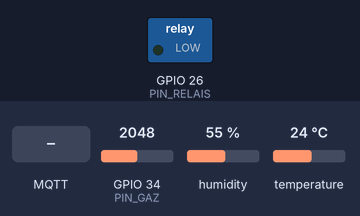
The sketch below on a simulated ESP32. Shown: switched loads named in the sketch (green lamp = pin HIGH). The test bench sets the inputs (shaded band); at power-on: GPIO 34 (PIN_GAZ) = 2048, humidity 55 %, temperature 24 °C. WiFi joins after 1.5 s; servers stay silent unless stated; no MQTT or app messages arrive unless stated; what the sketch prints to the serial monitor is not drawn.

Above: at 2.9 s.
3.0 s: MQTT message "ON" arrives on the first subscribed topic
At 3.3 s:
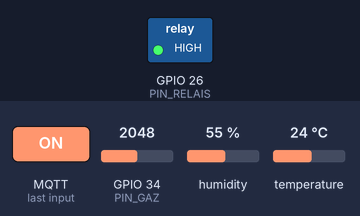
4.5 s: MQTT message "1" arrives on the first subscribed topic
At 5.7 s:
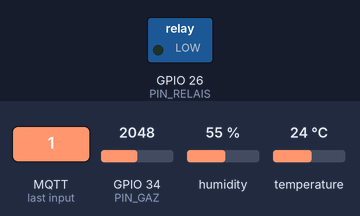
Timing chart, 0 to 7.5 s (numbered marks = the images above; inputs shaded):
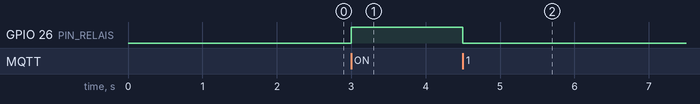

Measured:
- after the input at 3.0 s, GPIO 26 (PIN_RELAIS): LOW → HIGH at once
- after the input at 4.5 s, GPIO 26 (PIN_RELAIS): HIGH → LOW at once

The sketch:

esp32_mqtt_lab.ino
```cpp
// IoT MQTT Lab - ESP32 + DHT22 + MQ gaz + relais pompe
// Bibliotheques : PubSubClient (Nick O'Leary), DHT sensor library (Adafruit)
#include <WiFi.h>
#include <PubSubClient.h>
#include <DHT.h>

// ======== A MODIFIER ========
const char* WIFI_SSID = "Wifi_IoT";
const char* WIFI_PASS = "AAA111BBB";
const char* BROKER_IP = "192.168.1.52";   // IP du PC (hotspot Windows)
// ==============================
#define PIN_DHT    4
#define PIN_GAZ    34
#define PIN_RELAIS 26
#define RELAIS_ON  HIGH   // mettre LOW si le module relais est actif a l'etat bas

WiFiClient net; PubSubClient mqtt(net); DHT dht(PIN_DHT, DHT22);
String P;                       // prefixe = IP de l'ESP32
String q[12]; int qn = 0;       // traces gardees avant la connexion MQTT
unsigned long tLast = 0;

void trace(const char* step, String d) {   // envoie une trace vers le dashboard
  String j = "{\"step\":\"" + String(step) + "\",\"ms\":" + millis() + ",\"d\":\"" + d + "\"}";
  if (mqtt.connected()) mqtt.publish((P + "/esp/trace").c_str(), j.c_str());
  else if (qn < 12) q[qn++] = j;
}
void pub(const char* sub, String v) { mqtt.publish((P + "/esp/" + sub).c_str(), v.c_str()); }

void onMsg(char* topic, byte* pl, unsigned int len) {
  String v; for (unsigned i = 0; i < len; i++) v += (char)pl[i];
  trace("RX_CMD", "payload recu = " + v);
  bool on = (v == "ON");
  digitalWrite(PIN_RELAIS, on ? RELAIS_ON : !RELAIS_ON);
  trace("GPIO", String("digitalWrite relais = ") + (on ? "ON" : "OFF"));
  pub("pompe/etat", on ? "ON" : "OFF");
  trace("PUB_ETAT", String("publish pompe/etat = ") + (on ? "ON" : "OFF"));
}

void connectMqtt() {
  while (!mqtt.connected()) {
    trace("MQTT_CONNECT", "client.connect() : envoi du paquet CONNECT");
    String id = "esp32-" + String((uint32_t)ESP.getEfuseMac(), HEX);
    if (mqtt.connect(id.c_str())) {
      trace("MQTT_CONNACK", "CONNACK recu, code 0");
      mqtt.subscribe((P + "/esp/pompe/cmd").c_str());
      trace("SUBSCRIBE", "subscribe " + P + "/esp/pompe/cmd");
      for (int i = 0; i < qn; i++) mqtt.publish((P + "/esp/trace").c_str(), q[i].c_str());
      qn = 0;
    } else { Serial.println("MQTT KO, nouvel essai..."); delay(2000); }
  }
}

// ---------- LES 3 MODES ----------
void mode1_lecture() {                 // capteurs -> broker
  if (millis() - tLast < 2000) return; tLast = millis();
  trace("READ", "dht.readTemperature() + analogRead(GAZ)");
  float t = dht.readTemperature(), h = dht.readHumidity(); int g = analogRead(PIN_GAZ);
  if (isnan(t) || isnan(h)) { trace("READ", "DHT22 illisible"); return; }
  String js = "{\"t\":" + String(t, 1) + ",\"h\":" + String(h, 1) + "}";
  trace("JSON", js);
  pub("dht22", js);  trace("PUB_DHT", "publish dht22");
  pub("gas", String(g)); trace("PUB_GAS", "publish gas = " + String(g));
}
void mode2_actionneur() {              // broker -> relais (gere par onMsg)
}
void mode3_global() { mode1_lecture(); mode2_actionneur(); }

void setup() {
  Serial.begin(115200);
  pinMode(PIN_RELAIS, OUTPUT); digitalWrite(PIN_RELAIS, !RELAIS_ON);
  dht.begin();
  WiFi.begin(WIFI_SSID, WIFI_PASS);
  while (WiFi.status() != WL_CONNECTED) { delay(300); Serial.print("."); }
  P = WiFi.localIP().toString();
  Serial.println("\n==============================");
  Serial.println("IP ESP32 (a saisir dans le dashboard) : " + P);
  Serial.println("==============================");
  trace("WIFI", String("connecte a ") + WIFI_SSID);
  trace("IP", "WiFi.localIP() = " + P);
  WiFiClient t;                                   // test TCP seul : 3-way handshake
  bool ok = t.connect(BROKER_IP, 1883); t.stop();
  trace("TCP", ok ? "SYN, SYN-ACK, ACK vers broker:1883 OK" : "TCP KO (broker lance ? pare-feu ?)");
  mqtt.setServer(BROKER_IP, 1883); mqtt.setCallback(onMsg);
}

void loop() {
  if (!mqtt.connected()) connectMqtt();
  mqtt.loop();
  // >>> Les etudiants choisissent UNE fonction (decommenter) :
  //mode1_lecture();
  // mode2_actionneur();
  mode3_global();
}
// final
```
